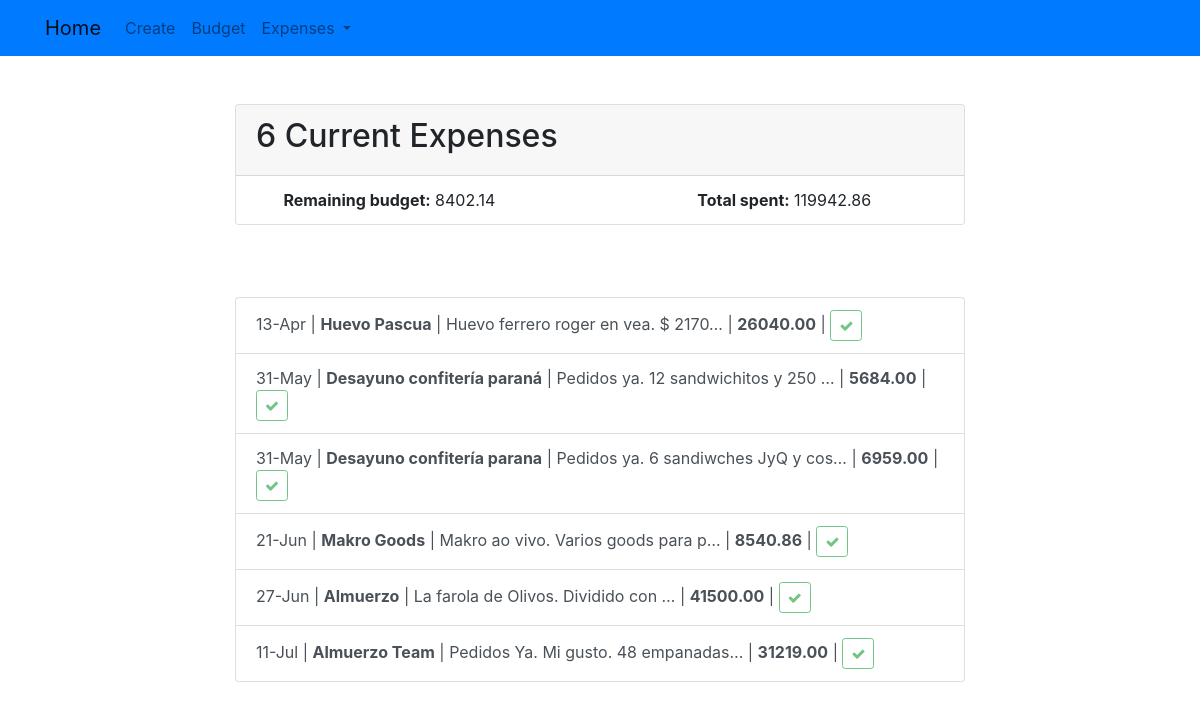
Page /2Qexpenses/ on the committed database.
### tracker/models.py (models this page shows, shortened)
class Expense(models.Model):
    quarter = models.CharField(max_length=2)
    title = models.CharField(max_length=100)
    description = models.TextField(blank=True)
    created = models.DateField(auto_now_add=True)
    monto = models.DecimalField(max_digits=7, decimal_places=2, default=00000.00)
    rendido = models.BooleanField(default=False)

### tracker/views.py (the view)
# urls.py: path('2Qexpenses/', views.Q2expense, name="Q2expense"),
def Q2expense(request):
	quarter="2Q"
	budg = get_object_or_404(qBudget, quarter=quarter)
	qbudget = budg.budget * budg.tc
	expenses = Expense.objects.filter(quarter=quarter)
	expamt = Expense.objects.filter(quarter=quarter).aggregate(Sum('monto'))
	exp_amt = expamt['monto__sum']
	if exp_amt is not None:
		qbudgetfinal = qbudget - exp_amt
	else:
		qbudgetfinal = qbudget
		exp_amt = 0
	params={'expenses':expenses, 'budget':qbudgetfinal, 'spent':exp_amt}
	return render(request, "tracker/currentexpense.html", params)

### tracker/templates/tracker/currentexpense.html
{% extends 'tracker/base.html' %}
{% block content %}
    <div class="row justify-content-center mt-5">
        <div class="col-md-8">
            <div class="card">
              <div class="card-header">
                        {% if expenses %}
                             <h2>{{ expenses.count }} Current Expense{{ expenses.count|pluralize }}</h2>
                        {% else %}
                                       Current Expenses
                        {% endif %}
              </div>
              <ul class="list-group list-group-flush">
                <li class="list-group-item">
                {% if budget %}
                <div class="row">
                <div class="col-md-6">
                    <div class="offset-md-1"><b>Remaining budget:</b> {{ budget|floatformat:2 }}
                {% endif %}</div></div><div class="col-md-6">{% if spent %}  <div class="offset-md-3"><b>Total spent:</b> {{ spent|floatformat:2 }}</div></div></div>
                {% endif %}
                </li>
              </ul>
            </div>
        </div>
    </div>
    <br>
    <div class="row justify-content-center mt-5">
        <div class="col-md-8">
        {% if expenses %}
            <div class="list-group">
                {% for expense in expenses %}
                {% if expense.rendido %}
                    <a href="{% url 'expense' expense.id %}" class="list-group-item list-group-item-action">{{ expense.created|date:"d-M" }} | <b>{{ expense.title }}</b>{% if expense.description %} | {{ expense.description|truncatechars:35 }}{% endif %} | <b>{{ expense.monto }}</b> | <button class="btn btn-outline-success btn-sm" disabled><i class="fa fa-check"></i></button></a>
                {% else %}
                    <a href="{% url 'expense' expense.id %}" class="list-group-item list-group-item-action">{{ expense.created|date:"d-M" }} | <b>{{ expense.title }}</b>{% if expense.description %} | {{ expense.description|truncatechars:40 }}{% endif %} | <b>{{ expense.monto }}</b></a>
                {% endif %}
                {% endfor %}
            </div>
        {% else %}
            <div class="text-center">
                <h2>Looks like you don't have any expenses for the Q yet!</h2>
            <br>
            <a role="button" class="btn btn-primary" href="{% url 'tracker' %}">New Expense</a>
            </div>
        {% endif %}
        </div>
    </div>
{% endblock %}

### rows in the picture
Expense: created "13-Apr", title "Huevo Pascua", description "Huevo ferrero roger en vea. $ 2170…", monto "26040.00"
Expense: created "31-May", title "Desayuno confitería paraná", description "Pedidos ya. 12 sandwichitos y 250 …", monto "5684.00"
Expense: created "31-May", title "Desayuno confitería parana", description "Pedidos ya. 6 sandiwches JyQ y cos…", monto "6959.00"
Expense: created "21-Jun", title "Makro Goods", description "Makro ao vivo. Varios goods para p…", monto "8540.86"
Expense: created "27-Jun", title "Almuerzo", description "La farola de Olivos. Dividido con …", monto "41500.00"
Expense: created "11-Jul", title "Almuerzo Team", description "Pedidos Ya. Mi gusto. 48 empanadas…", monto "31219.00"

### other values in the picture
{{ expenses.count }} "6"
{{ budget|floatformat:2 }} "8402.14"
{{ spent|floatformat:2 }} "119942.86"
